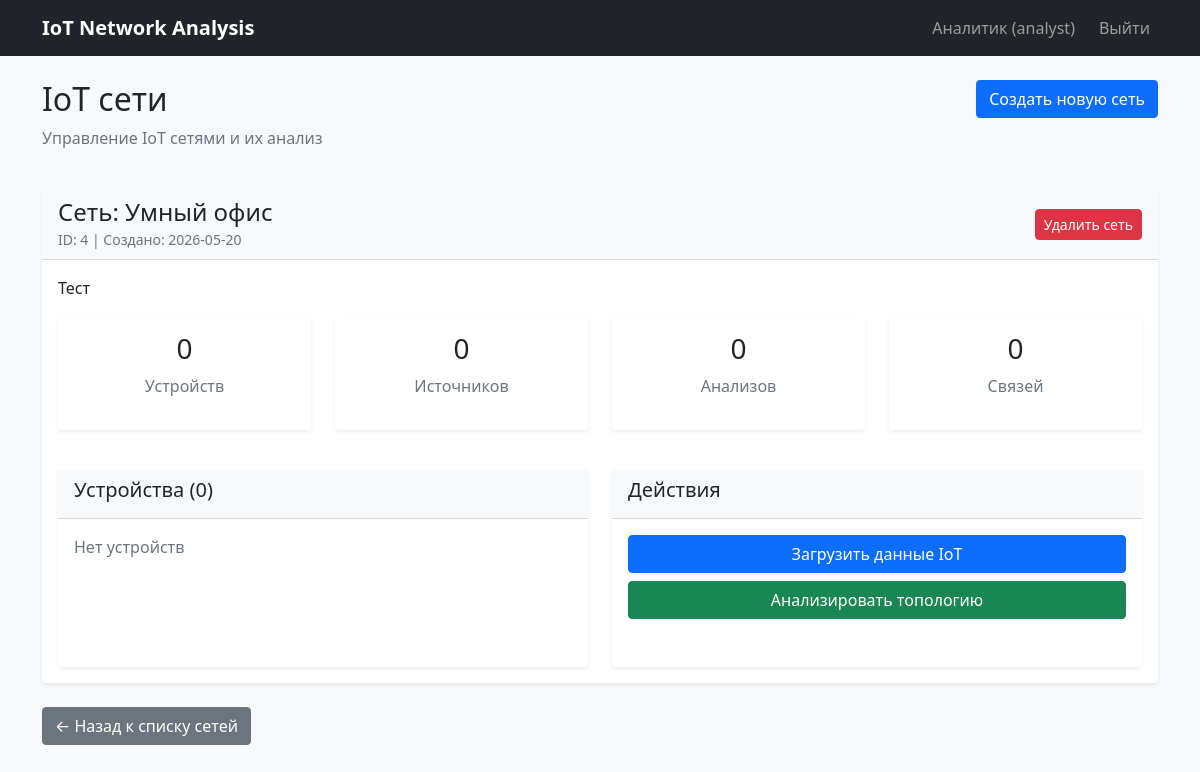
/network/4 (signed in), run on the app's committed database.
### tables this page shows
CREATE TABLE iot_networks (
                id INTEGER PRIMARY KEY AUTOINCREMENT,
                description TEXT,
                network_name TEXT NOT NULL,
                created_at TEXT DEFAULT CURRENT_TIMESTAMP,
                user_id INTEGER,
                FOREIGN KEY (user_id) REFERENCES users (id)
            );

### app.py (the view)
@app.route('/network/<int:network_id>')
def network_details(network_id):
    if 'user_id' not in session:
        return redirect(url_for('index'))
    network_info = iot_service.get_network_details(network_id)
    if not network_info:
        flash('Сеть не найдена', 'error')
        return redirect(url_for('dashboard'))
    return render_template('network_info.html',
                         network_info=network_info,
                         user_role=session.get('user_role'))

### app.py (called while the page is built)
@app.context_processor
def utility_processor():
    def now():
        return datetime.now()
    return dict(now=now)

### gateways.py (called while the page is built)
    def find_by_network(self, network_id: int) -> List[DeviceGateway]:
        cursor = self.conn.cursor()
        cursor.execute('SELECT id FROM devices WHERE network_id = ? ORDER BY id', (network_id,))
        gateways = []
        for row in cursor.fetchall():
            gateway = DeviceGateway(self.conn)
            if gateway.load(row[0]):
                gateways.append(gateway)
        return gateways

    def load(self, network_id: int) -> bool:
        cursor = self.conn.cursor()
        cursor.execute('''
            SELECT id, description, network_name, user_id, created_at
            FROM iot_networks
            WHERE id = ?
        ''', (network_id,))
        row = cursor.fetchone()
        if row:
            self.id, self.description, self.network_name, self.user_id, self.created_at = row
            return True
        return False

    def to_domain_model(self) -> Optional[IoTNetwork]:
        if self.id is None:
            return None
        network = IoTNetwork(
            id=self.id,
            description=self.description,
            network_name=self.network_name,
            user_id=self.user_id
        )
        if self.created_at:
            network.created_at = datetime.fromisoformat(self.created_at)
        return network

    def find_by_id(self, network_id: int) -> Optional[IoTNetworkGateway]:
        gateway = IoTNetworkGateway(self.conn)
        if gateway.load(network_id):
            return gateway
        return None

    def find_by_network(self, network_id: int) -> List[DataSourceGateway]:
        cursor = self.conn.cursor()
        cursor.execute('SELECT id FROM data_sources WHERE network_id = ? ORDER BY id', (network_id,))
        gateways = []
        for row in cursor.fetchall():
            gateway = DataSourceGateway(self.conn)
            if gateway.load(row[0]):
                gateways.append(gateway)
        return gateways

### templates/network_info.html (shortened to what this page needs)
{% extends "layout.html" %}
{% block content %}
<div class="row mb-4">
    <div class="col">
        <h2>IoT сети</h2>
        <p class="text-muted">Управление IoT сетями и их анализ</p>
    </div>
    <div class="col-auto">
        <button type="button" class="btn btn-primary" data-bs-toggle="modal" data-bs-target="#createNetworkModal">
            Создать новую сеть
        </button>
    </div>
</div>
{% if network_info %}
    <div class="card mb-4">
        <div class="card-header d-flex justify-content-between align-items-center">
            <div>
                <h4 class="mb-0">Сеть: {{ network_info.network.name }}</h4>
                <small class="text-muted">ID: {{ network_info.network.id }} | Создано: {{ network_info.network.created_at[:10] }}</small>
            </div>
            <div>
                <form method="POST" action="{{ url_for('delete_network', network_id=network_info.network.id) }}"
                      class="d-inline" onsubmit="return confirm('ВНИМАНИЕ! Вы удаляете сеть и ВСЕ связанные данные (устройства, источники, анализы). Это действие нельзя отменить. Продолжить?');">
                    <button type="submit" class="btn btn-danger btn-sm">
                        Удалить сеть
                    </button>
                </form>
            </div>
        </div>
        <div class="card-body">
            <p>{{ network_info.network.description or 'Нет описания' }}</p>
            <div class="row mb-4">
                <div class="col-md-3">
                    <div class="card text-center">
                        <div class="card-body">
                            <h3>{{ network_info.stats.total_devices }}</h3>
                            <p class="text-muted">Устройств</p>
                        </div>
                    </div>
                </div>
                <div class="col-md-3">
                    <div class="card text-center">
                        <div class="card-body">
                            <h3>{{ network_info.stats.total_data_sources }}</h3>
                            <p class="text-muted">Источников</p>
                        </div>
                    </div>
                </div>
                <div class="col-md-3">
                    <div class="card text-center">
                        <div class="card-body">
                            <h3>{{ network_info.stats.total_analyses }}</h3>
                            <p class="text-muted">Анализов</p>
                        </div>
                    </div>
                </div>
                <div class="col-md-3">
                    <div class="card text-center">
                        <div class="card-body">
                            <h3>{{ network_info.stats.total_connections }}</h3>
                            <p class="text-muted">Связей</p>
                        </div>
                    </div>
                </div>
            </div>
            <div class="row mt-4">
                <div class="col-md-6">
                    <div class="card h-100">
                        <div class="card-header">
                            <h5>Устройства ({{ network_info.stats.total_devices }})</h5>
                        </div>
                        <div class="card-body">
                            {% if network_info.devices %}
                                <div class="table-responsive" style="max-height: 300px; overflow-y: auto;">
                                    <table class="table table-sm">
                                        <thead>
                                            <tr>
                                                <th>Имя</th>
                                                <th>Тип</th>
                                                <th>Статус</th>
                                                <th>Связи</th>
                                                <th>Действия</th>
                                            </tr>
                                        </thead>
                                        <tbody>
                                            {% for device in network_info.devices %}
                                            <tr>
                                                <td>{{ device.name }}</td>
                                                <td><span class="badge bg-info">{{ device.type }}</span></td>
                                                <td><span class="badge bg-{{ 'success' if device.status == 'active' else 'secondary' }}">{{ device.status }}</span></td>
                                                <td><span class="badge bg-light text-dark">{{ device.connections_count }}</span></td>
                                                <td>
                                                    <form method="POST" action="{{ url_for('manage_device', device_id=device.id) }}"
                                                          class="d-inline" onsubmit="return confirm('Удалить устройство \"{{ device.name }}\"?');">
                                                        <input type="hidden" name="action" value="delete">
                                                        <input type="hidden" name="network_id" value="{{ network_info.network.id }}">
                                                        <button type="submit" class="btn btn-sm btn-outline-danger" title="Удалить устройство">
                                                            🗑️
                                                        </button>
                                                    </form>
                                                </td>
                                            </tr>
                                            {% endfor %}
                                        </tbody>
                                    </table>
                                </div>
                            {% else %}
                                <p class="text-muted">Нет устройств</p>
                            {% endif %}
                        </div>
                    </div>
                </div>
                <div class="col-md-6">
                    <div class="card h-100">
                        <div class="card-header">
                            <h5>Действия</h5>
                        </div>
                        <div class="card-body">
                            <div class="d-grid gap-2 mb-3">
                                <a href="{{ url_for('load_data', network_id=network_info.network.id) }}"
                                   class="btn btn-primary">
                                    Загрузить данные IoT
                                </a>
                                <a href="{{ url_for('analyze_network', network_id=network_info.network.id) }}"
                                   class="btn btn-success">
                                    Анализировать топологию
                                </a>
                            </div>
                        </div>
                    </div>
                </div>
            </div>
        </div>
    </div>
    <a href="{{ url_for('dashboard') }}" class="btn btn-secondary">← Назад к списку сетей</a>
{% endif %}
{% endblock %}

### static/css/style.css (style rules this page uses)
body { background-color: #f8f9fa; }
.card { box-shadow: 0 0.125rem 0.25rem rgba(0, 0, 0, 0.075); margin-bottom: 1rem; border: none; }
.card-header { background-color: #f8f9fa; border-bottom: 1px solid rgba(0, 0, 0, 0.125); }
.btn { border-radius: 0.25rem; }
.card { animation: fadeIn 0.3s ease-in; }

### data on the page
iot_networks: network.name "Умный офис", network.id "4", network "2026-05-20", network "Тест"

### other printed values
{{ session.user_name }} "Аналитик"
{{ session.user_role }} "analyst"
{{ network_info.stats.total_devices }} "0"
{{ network_info.stats.total_data_sources }} "0"
{{ network_info.stats.total_analyses }} "0"
{{ network_info.stats.total_connections }} "0"
